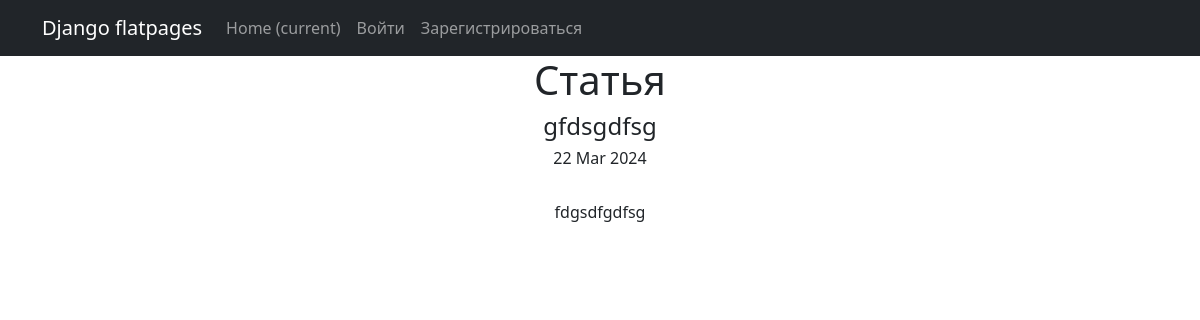
Page /articles/16 on the committed database.
### simpleapp/models.py (models this page shows, shortened)
class Post(models.Model):
    article = 'AR'
    news = 'NE'
    POSITIONS = [
        (news, 'Новость'),
        (article, 'Статья')
    ]
    author = models.ForeignKey(Author, on_delete=models.CASCADE)
    choice = models.CharField(max_length=2, choices=POSITIONS, default=news)
    time_create = models.DateTimeField(auto_now_add=True)
    title = models.CharField(max_length=150)
    content = models.TextField()
    post_rating = models.IntegerField(default=0)
    category = models.ManyToManyField('Category', through='PostCategory', verbose_name='Категории')

### simpleapp/views.py (the view)
# urls.py: path('articles/<int:pk>', cache_page(60*5)(ArticleDetail.as_view()), name='article'),
class ArticleDetail(DetailView):
    model = Post
    template_name = 'article.html'
    context_object_name = 'Article'
    queryset = Post.objects.filter(choice='AR')
    def get_object(self, *args, **kwargs):
        obj = cache.get(f'article-{self.kwargs["pk"]}',None)
        if not obj:
            obj = super().get_object(queryset=self.queryset)
            cache.set(f'article-{self.kwargs["pk"]}', obj)
        return obj

### templates/article.html (shortened to what this page needs)
{% extends 'flatpages/default.html' %}
{% load custom_filters %}
{% block content %}
<h1>Статья</h1>
<h4>{{ Article.title }}</h4>
<h6>{{ Article.time_create|date:'d M Y' }}</h6>
<br>{{ Article.content }}
{% endblock content %}

### rows in the picture
Post: title "gfdsgdfsg", time_create "22 Mar 2024", content "fdgsdfgdfsg"
